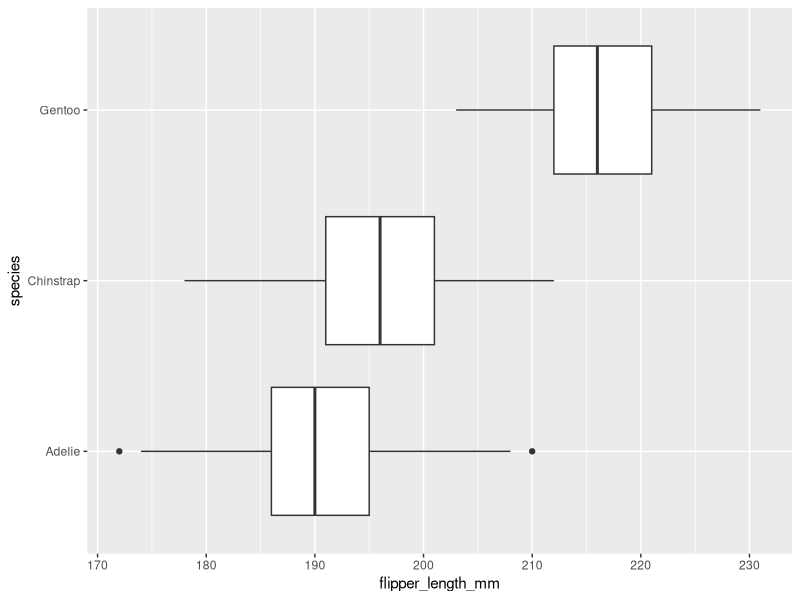
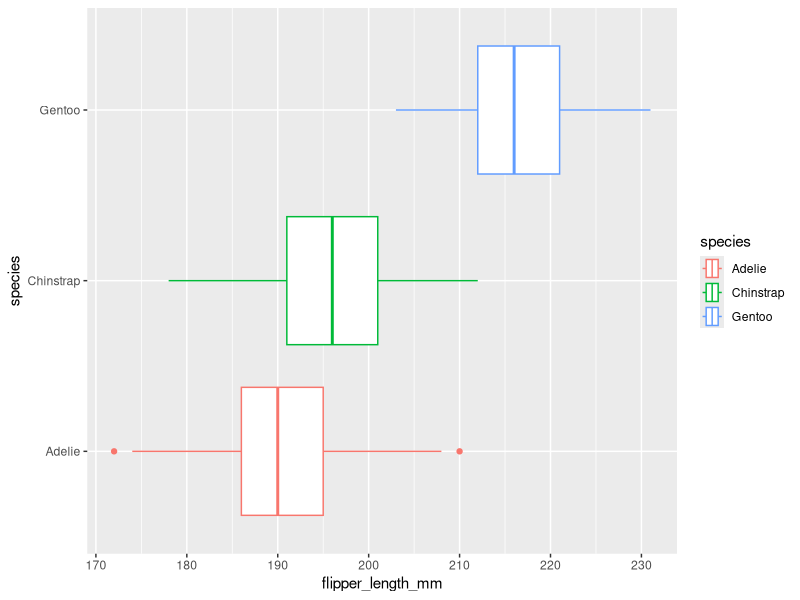
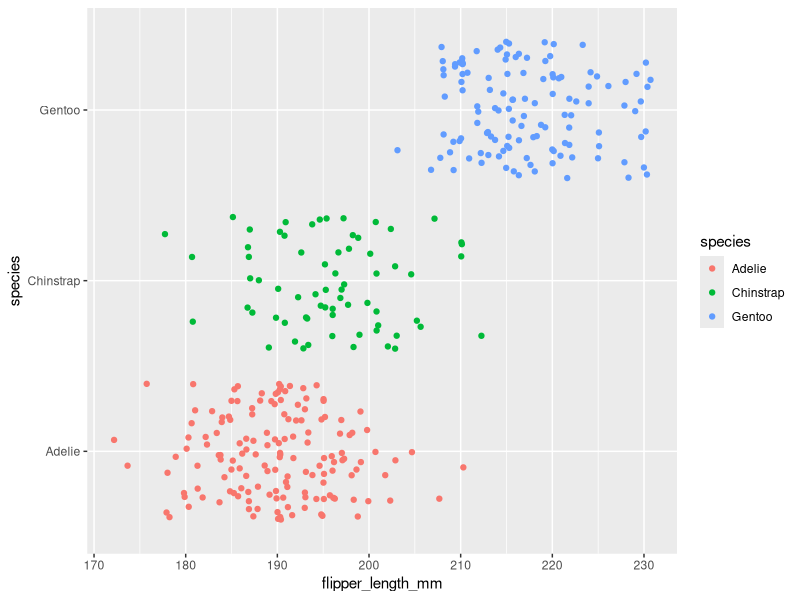

These figures' R source, in order:
## ---- chunk 1
knitr::opts_chunk$set(error = TRUE)
## ---- chunk 2
library(palmerpenguins)
penguins
## ---- chunk 3
library(ggplot2)
## ---- chunk 4
ggplot(data = penguins, mapping = aes(x = flipper_length_mm, y = species)) +
  geom_boxplot()
## ---- chunk 5
ggplot(data = penguins, mapping = aes(x = flipper_length_mm, y = species, color = species)) +
  geom_boxplot()
## ---- chunk 6
ggplot(data = penguins, mapping = aes(x = flipper_length_mm, y = species, color = species)) +
  geom_jitter()
## ---- chunk 7

## ---- chunk 8

## ---- chunk 9

## ---- chunk 10

## ---- chunk 11

## ---- chunk 12

## ---- chunk 13

## ---- chunk 14

